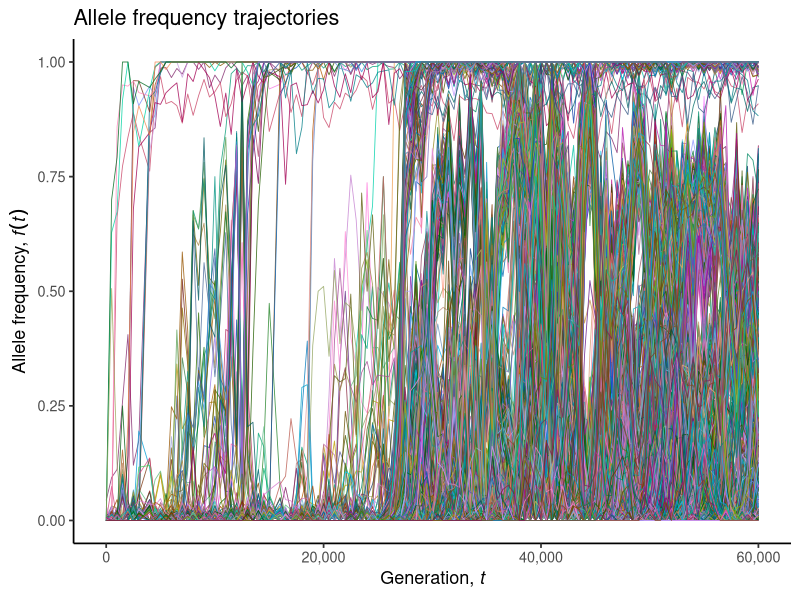
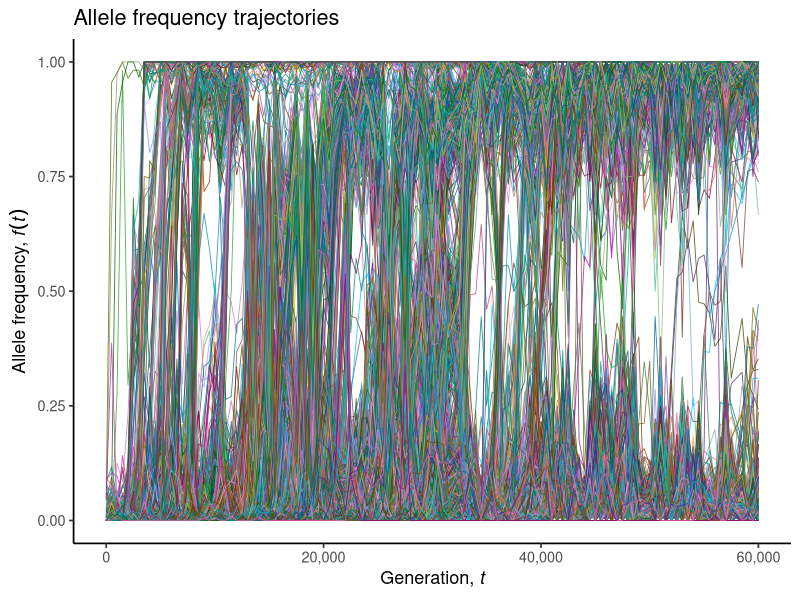
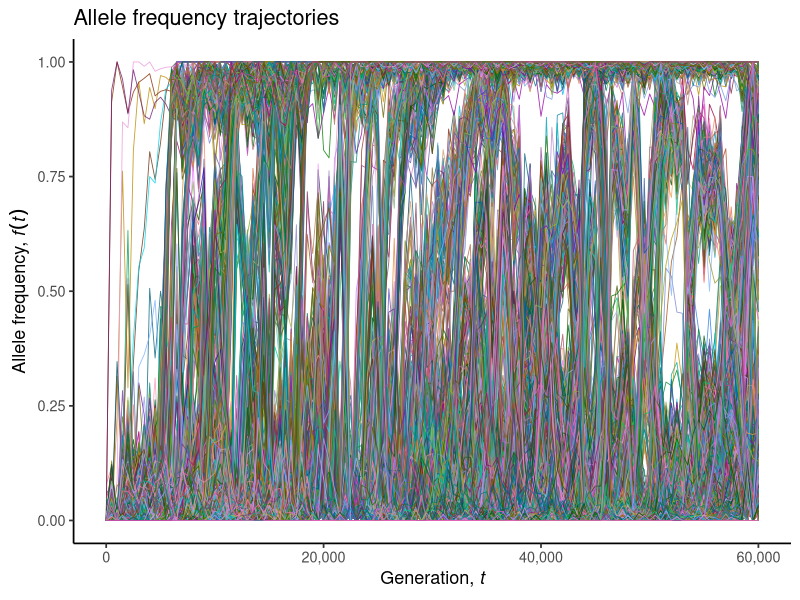
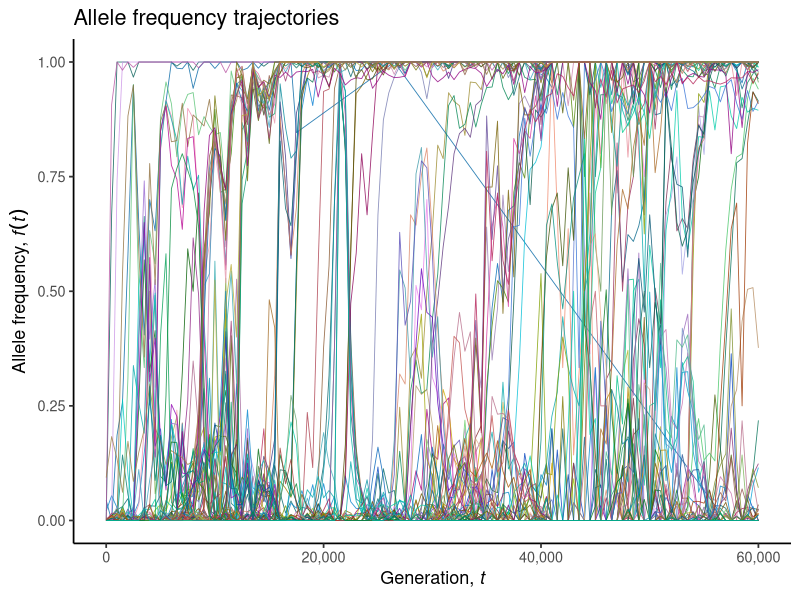
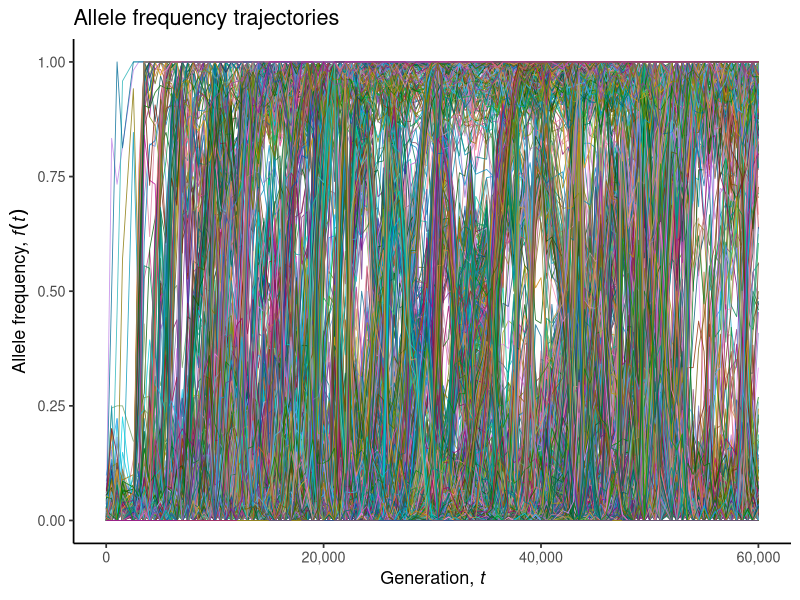
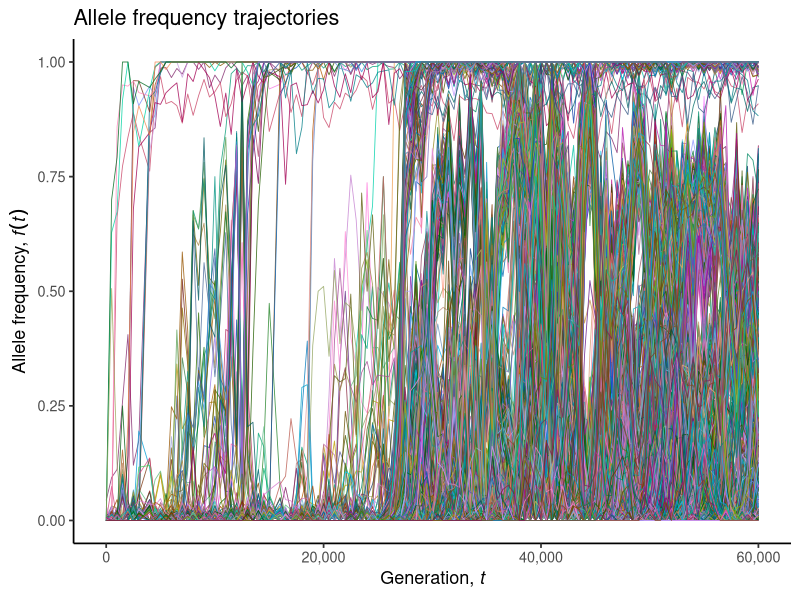

Source code (R) for these figures, in order:
## ---- chunk 1
library(tidyverse) 
library(zoo)
## ---- chunk 2
df_m1 <- read_csv("data_m1.csv")
## ---- chunk 3
df_long_m1 <- df_m1 %>%
  # mutate(): adds new column
  # paste(): concatenates strings and values into a single element or character vector
  # This line adds a new column (mutation_id) that has "gene_position_allele" stored
  mutate(mutation_id = paste(Gene, Position, Allele, sep = "_")) %>%
  # select(): manipulate specific columns 
  # This line keeps the columns named inside the ()
  select(mutation_id, Gene, starts_with("AF:")) %>%
  # pivot_longer(): transforms data from wide format to long format (fewer columns)
  pivot_longer(
    # Tells which columns to transform
    cols = starts_with("AF:"),
    # Column names that did start with "AF:" go into new column, "generation"
    names_to = "generation",
    # Strips "AF:" before storing values
    names_prefix = "AF:",
    # Numbers (values) in columns "AF:", go to column named "frequency"
    values_to = "frequency"
  ) %>%
  # Changes the number values from a string to number 
  mutate(generation = as.numeric(generation)) %>%
  # Drops rows where frequency is blank
  filter(!is.na(frequency))
## ---- chunk 4
df_long_m1 <- df_long_m1 %>% filter(generation <= 60000)
## ---- chunk 5
# one color per mutation_id) 
mutation_ids <- unique(df_long_m1$mutation_id)
n_mut <- length(mutation_ids)

set.seed(42)  # fixed seed => reproducible colors
trajectory_colors <- grDevices::hcl(
  h = sample(seq(0, 360, length.out = n_mut)),  # hues around the wheel, shuffled
  c = runif(n_mut, 40, 100),                    # vary saturation
  l = runif(n_mut, 25, 75)                       # vary lightness (dark + light lines)
)
names(trajectory_colors) <- mutation_ids

# plot: color by mutation_id, apply the manual palette 
p_m1 <- ggplot(df_long_m1, aes(x = generation, y = frequency,
                            group = mutation_id, color = mutation_id)) +
  geom_line(linewidth = 0.3, alpha = 0.8) +
  scale_color_manual(values = trajectory_colors) +
  scale_x_continuous(labels = scales::comma) +
  labs(
    x = expression("Generation, " * italic(t)),
    y = expression("Allele frequency, " * italic(f(t))),
    title = "Allele frequency trajectories"
  ) +
  theme_classic(base_size = 13) +
  theme(legend.position = "none")

## ---- chunk 6
 print(p_m1)
## ---- chunk 7
 ggsave("allele_trajectories.png", plot = p_m1, width = 10, height = 4, dpi = 300)
## ---- chunk 8
df_display_m1 <- df_m1 %>% 
  select(Gene, Allele, Annotation, Position, starts_with("AF:")) %>%
  pivot_longer(
    cols = starts_with("AF:"),
    names_to = "Generation",
    names_prefix = "AF:",
    values_to = "Frequency"
  ) %>%
mutate(Generation = as.numeric(Generation)) %>%
  # Drops rows where frequency is blank
  filter(!is.na(frequency))
## ---- chunk 9
print(df_display_m1)
## ---- chunk 10
df_m2 <- read_csv("data_m2.csv")


df_long_m2 <- df_m2 %>%
  mutate(mutation_id = paste(Gene, Position, Allele, sep = "_")) %>%
  select(mutation_id, Gene, starts_with("AF:")) %>%
  pivot_longer(
    cols = starts_with("AF:"),
    names_to = "generation",
    names_prefix = "AF:",
    values_to = "frequency"
  ) %>%
  mutate(generation = as.numeric(generation)) %>%
  filter(!is.na(frequency))


df_long_m2 <- df_long_m2 %>% filter(generation <= 60000)



mutation_ids <- unique(df_long_m2$mutation_id)
n_mut <- length(mutation_ids)

set.seed(42)  
trajectory_colors <- grDevices::hcl(
  h = sample(seq(0, 360, length.out = n_mut)), 
  c = runif(n_mut, 40, 100),                 
  l = runif(n_mut, 25, 75)                      
)
names(trajectory_colors) <- mutation_ids


p_m2 <- ggplot(df_long_m2, aes(x = generation, y = frequency,
                            group = mutation_id, color = mutation_id)) +
  geom_line(linewidth = 0.3, alpha = 0.8) +
  scale_color_manual(values = trajectory_colors) +
  scale_x_continuous(labels = scales::comma) +
  labs(
    x = expression("Generation, " * italic(t)),
    y = expression("Allele frequency, " * italic(f(t))),
    title = "Allele frequency trajectories"
  ) +
  theme_classic(base_size = 13) +
  theme(legend.position = "none")

## ---- chunk 11
 print(p_m2)
## ---- chunk 12
df_p6 <- read_csv("data_p6.csv")


df_long_p6 <- df_p6 %>%
  mutate(mutation_id = paste(Gene, Position, Allele, sep = "_")) %>%
  select(mutation_id, Gene, starts_with("AF:")) %>%
  pivot_longer(
    cols = starts_with("AF:"),
    names_to = "generation",
    names_prefix = "AF:",
    values_to = "frequency"
  ) %>%
  mutate(generation = as.numeric(generation)) %>%
  filter(!is.na(frequency))


df_long_p6 <- df_long_p6 %>% filter(generation <= 60000)
## ---- chunk 13
df_display_p6 <- df_p6 %>% 
  select(Gene, Allele, Annotation, Position, starts_with("AF:")) %>%
  pivot_longer(
    cols = starts_with("AF:"),
    names_to = "Generation",
    names_prefix = "AF:",
    values_to = "Frequency"
  ) %>%
mutate(Generation = as.numeric(Generation)) %>%
  filter(!is.na(Frequency)) %>%
  filter(Generation <= 60000)


## ---- chunk 14
mutation_ids <- unique(df_long_p6$mutation_id)
n_mut <- length(mutation_ids)

set.seed(42)  
trajectory_colors <- grDevices::hcl(
  h = sample(seq(0, 360, length.out = n_mut)), 
  c = runif(n_mut, 40, 100),                 
  l = runif(n_mut, 25, 75)                    
)
names(trajectory_colors) <- mutation_ids


p_p6 <- ggplot(df_long_p6, aes(x = generation, y = frequency,
                            group = mutation_id, color = mutation_id)) +
  geom_line(linewidth = 0.3, alpha = 0.8) +
  scale_color_manual(values = trajectory_colors) +
  scale_x_continuous(labels = scales::comma) +
  labs(
    x = expression("Generation, " * italic(t)),
    y = expression("Allele frequency, " * italic(f(t))),
    title = "Allele frequency trajectories"
  ) +
  theme_classic(base_size = 13) +
  theme(legend.position = "none")
## ---- chunk 15
 print(p_p6)
## ---- chunk 16
write.csv(df_long_p6, "test_p6.csv", row.names = FALSE)
## ---- chunk 17
df_p4 <- read_csv("data_p4.csv")


df_long_p4 <- df_p4 %>%
  mutate(mutation_id = paste(Gene, Position, Allele, sep = "_")) %>%
  select(mutation_id, Gene, starts_with("AF:")) %>%
  pivot_longer(
    cols        = starts_with("AF:"),
    names_to    = "generation",
    names_prefix = "AF:",
    values_to   = "frequency"
  ) %>%
  mutate(generation = as.numeric(generation)) %>%
  filter(generation <= 60000) %>%
  group_by(mutation_id) %>%
  arrange(generation) %>%
  mutate(
    next_gen = lead(generation),
    gap      = next_gen - generation
  ) %>%
  mutate(frequency = ifelse(!is.na(gap) & gap > 1000, NA_real_, frequency)) %>%
  select(-next_gen, -gap) %>%
  ungroup() %>%
  filter(!is.na(frequency))

mutation_ids <- unique(df_long_p4$mutation_id)
n_mut <- length(mutation_ids)

set.seed(42)  
trajectory_colors <- grDevices::hcl(
  h = sample(seq(0, 360, length.out = n_mut)), 
  c = runif(n_mut, 40, 100),                
  l = runif(n_mut, 25, 75)                  
)
names(trajectory_colors) <- mutation_ids


p_p4 <- ggplot(df_long_p4, aes(x = generation, y = frequency,
                            group = mutation_id, color = mutation_id)) +
  geom_line(linewidth = 0.3, alpha = 0.8) +
  scale_color_manual(values = trajectory_colors) +
  scale_x_continuous(labels = scales::comma) +
  labs(
    x = expression("Generation, " * italic(t)),
    y = expression("Allele frequency, " * italic(f(t))),
    title = "Allele frequency trajectories"
  ) +
  theme_classic(base_size = 13) +
  theme(legend.position = "none")
## ---- chunk 18
 print(p_p4)
## ---- chunk 19
df_p3 <- read_csv("data_p3.csv")


df_long_p3 <- df_p3 %>%
  mutate(mutation_id = paste(Gene, Position, Allele, sep = "_")) %>%
  select(mutation_id, Gene, starts_with("AF:")) %>%
  pivot_longer(
    cols = starts_with("AF:"),
    names_to = "generation",
    names_prefix = "AF:",
    values_to = "frequency"
  ) %>%
  mutate(generation = as.numeric(generation)) %>% 
  filter(!is.na(frequency))


df_long_p3 <- df_long_p3 %>% filter(generation <= 60000)

mutation_ids <- unique(df_long_p3$mutation_id)
n_mut <- length(mutation_ids)

set.seed(42)  
trajectory_colors <- grDevices::hcl(
  h = sample(seq(0, 360, length.out = n_mut)), 
  c = runif(n_mut, 40, 100),               
  l = runif(n_mut, 25, 75)                 
)
names(trajectory_colors) <- mutation_ids


p_p3 <- ggplot(df_long_p3, aes(x = generation, y = frequency,
                            group = mutation_id, color = mutation_id)) +
  geom_line(linewidth = 0.3, alpha = 0.8) +
  scale_color_manual(values = trajectory_colors) +
  scale_x_continuous(labels = scales::comma) +
  labs(
    x = expression("Generation, " * italic(t)),
    y = expression("Allele frequency, " * italic(f(t))),
    title = "Allele frequency trajectories"
  ) +
  theme_classic(base_size = 13) +
  theme(legend.position = "none")
## ---- chunk 20
 print(p_p3)
